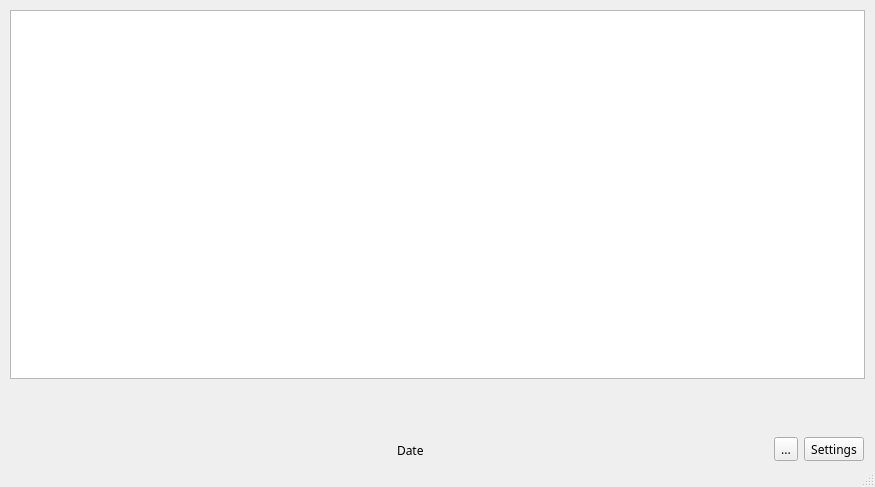
<?xml version="1.0" encoding="UTF-8"?>
<ui version="4.0">
 <class>MainWindow</class>
 <widget class="QMainWindow" name="MainWindow">
  <property name="geometry">
   <rect>
    <x>0</x>
    <y>0</y>
    <width>875</width>
    <height>487</height>
   </rect>
  </property>
  <property name="font">
   <font>
    <family>Futura</family>
    <bold>false</bold>
   </font>
  </property>
  <property name="windowTitle">
   <string>TAMU-SPE v1.0.0</string>
  </property>
  <property name="windowIcon">
   <iconset>
    <normaloff>:/Images/images/TAMUSPE_Square.ico</normaloff>:/Images/images/TAMUSPE_Square.ico</iconset>
  </property>
  <property name="iconSize">
   <size>
    <width>32</width>
    <height>32</height>
   </size>
  </property>
  <property name="toolButtonStyle">
   <enum>Qt::ToolButtonStyle::ToolButtonIconOnly</enum>
  </property>
  <property name="animated">
   <bool>true</bool>
  </property>
  <property name="documentMode">
   <bool>false</bool>
  </property>
  <property name="dockNestingEnabled">
   <bool>false</bool>
  </property>
  <property name="dockOptions">
   <set>QMainWindow::DockOption::AllowTabbedDocks|QMainWindow::DockOption::AnimatedDocks</set>
  </property>
  <property name="unifiedTitleAndToolBarOnMac">
   <bool>false</bool>
  </property>
  <widget class="QWidget" name="centralwidget">
   <layout class="QGridLayout" name="gridLayout">
    <property name="leftMargin">
     <number>10</number>
    </property>
    <property name="topMargin">
     <number>10</number>
    </property>
    <property name="rightMargin">
     <number>10</number>
    </property>
    <property name="bottomMargin">
     <number>0</number>
    </property>
    <property name="verticalSpacing">
     <number>6</number>
    </property>
    <item row="0" column="0">
     <layout class="QVBoxLayout" name="verticalLayout_3">
      <item>
       <layout class="QVBoxLayout" name="verticalLayout">
        <property name="spacing">
         <number>0</number>
        </property>
        <property name="bottomMargin">
         <number>0</number>
        </property>
        <item>
         <widget class="QTableWidget" name="table">
          <property name="statusTip">
           <string/>
          </property>
          <property name="lineWidth">
           <number>1</number>
          </property>
          <property name="editTriggers">
           <set>QAbstractItemView::EditTrigger::NoEditTriggers</set>
          </property>
          <property name="selectionBehavior">
           <enum>QAbstractItemView::SelectionBehavior::SelectRows</enum>
          </property>
          <property name="showGrid">
           <bool>true</bool>
          </property>
          <property name="sortingEnabled">
           <bool>true</bool>
          </property>
          <attribute name="horizontalHeaderShowSortIndicator" stdset="0">
           <bool>true</bool>
          </attribute>
          <attribute name="horizontalHeaderStretchLastSection">
           <bool>true</bool>
          </attribute>
          <attribute name="verticalHeaderVisible">
           <bool>false</bool>
          </attribute>
         </widget>
        </item>
        <item>
         <layout class="QHBoxLayout" name="horizontalLayout">
          <property name="spacing">
           <number>6</number>
          </property>
          <property name="topMargin">
           <number>2</number>
          </property>
          <property name="bottomMargin">
           <number>2</number>
          </property>
          <item>
           <widget class="QPushButton" name="logo">
            <property name="sizePolicy">
             <sizepolicy hsizetype="Minimum" vsizetype="Preferred">
              <horstretch>0</horstretch>
              <verstretch>0</verstretch>
             </sizepolicy>
            </property>
            <property name="maximumSize">
             <size>
              <width>101</width>
              <height>100</height>
             </size>
            </property>
            <property name="statusTip">
             <string>www.tamuspe.org -- Click here to visit our website</string>
            </property>
            <property name="icon">
             <iconset>
              <normaloff>:/Images/images/SPE_A_M_RGB_border.png</normaloff>:/Images/images/SPE_A_M_RGB_border.png</iconset>
            </property>
            <property name="iconSize">
             <size>
              <width>92</width>
              <height>72</height>
             </size>
            </property>
            <property name="flat">
             <bool>true</bool>
            </property>
           </widget>
          </item>
          <item>
           <spacer name="horizontalSpacer_2">
            <property name="orientation">
             <enum>Qt::Orientation::Horizontal</enum>
            </property>
            <property name="sizeHint" stdset="0">
             <size>
              <width>40</width>
              <height>20</height>
             </size>
            </property>
           </spacer>
          </item>
          <item alignment="Qt::AlignmentFlag::Qt::AlignmentFlag::AlignBottom">
           <widget class="QLabel" name="date">
            <property name="minimumSize">
             <size>
              <width>0</width>
              <height>25</height>
             </size>
            </property>
            <property name="statusTip">
             <string/>
            </property>
            <property name="text">
             <string>Date</string>
            </property>
            <property name="margin">
             <number>3</number>
            </property>
            <property name="indent">
             <number>-1</number>
            </property>
           </widget>
          </item>
          <item>
           <spacer name="horizontalSpacer">
            <property name="orientation">
             <enum>Qt::Orientation::Horizontal</enum>
            </property>
            <property name="sizeHint" stdset="0">
             <size>
              <width>40</width>
              <height>20</height>
             </size>
            </property>
           </spacer>
          </item>
          <item>
           <layout class="QVBoxLayout" name="verticalLayout_2">
            <property name="spacing">
             <number>0</number>
            </property>
            <property name="topMargin">
             <number>5</number>
            </property>
            <item alignment="|Qt::AlignmentFlag::AlignTop">
             <widget class="QLabel" name="offline_label">
              <property name="maximumSize">
               <size>
                <width>16777215</width>
                <height>12</height>
               </size>
              </property>
              <property name="font">
               <font>
                <family>Futura</family>
                <pointsize>9</pointsize>
                <bold>false</bold>
               </font>
              </property>
              <property name="text">
               <string/>
              </property>
             </widget>
            </item>
            <item alignment="|Qt::AlignmentFlag::AlignTop">
             <widget class="QLabel" name="offline_notification">
              <property name="font">
               <font>
                <family>Futura</family>
                <pointsize>9</pointsize>
                <bold>false</bold>
               </font>
              </property>
              <property name="text">
               <string/>
              </property>
             </widget>
            </item>
            <item>
             <spacer name="verticalSpacer">
              <property name="orientation">
               <enum>Qt::Orientation::Vertical</enum>
              </property>
              <property name="sizeType">
               <enum>QSizePolicy::Policy::Fixed</enum>
              </property>
              <property name="sizeHint" stdset="0">
               <size>
                <width>20</width>
                <height>23</height>
               </size>
              </property>
             </spacer>
            </item>
            <item>
             <layout class="QHBoxLayout" name="horizontalLayout_4">
              <property name="spacing">
               <number>6</number>
              </property>
              <property name="topMargin">
               <number>0</number>
              </property>
              <property name="rightMargin">
               <number>1</number>
              </property>
              <property name="bottomMargin">
               <number>2</number>
              </property>
              <item>
               <widget class="QToolButton" name="refresh">
                <property name="statusTip">
                 <string>Refresh -- CTL + R</string>
                </property>
                <property name="text">
                 <string>...</string>
                </property>
                <property name="icon">
                 <iconset>
                  <normaloff>:/Images/images/icons8-refresh-50.png</normaloff>:/Images/images/icons8-refresh-50.png</iconset>
                </property>
                <property name="iconSize">
                 <size>
                  <width>16</width>
                  <height>16</height>
                 </size>
                </property>
                <property name="shortcut">
                 <string>Ctrl+R</string>
                </property>
               </widget>
              </item>
              <item>
               <widget class="QToolButton" name="settings">
                <property name="statusTip">
                 <string>Settings</string>
                </property>
                <property name="text">
                 <string>Settings</string>
                </property>
                <property name="icon">
                 <iconset>
                  <normaloff>:/Images/images/icons8-settings-50.png</normaloff>:/Images/images/icons8-settings-50.png</iconset>
                </property>
                <property name="iconSize">
                 <size>
                  <width>16</width>
                  <height>16</height>
                 </size>
                </property>
                <property name="popupMode">
                 <enum>QToolButton::ToolButtonPopupMode::DelayedPopup</enum>
                </property>
                <property name="toolButtonStyle">
                 <enum>Qt::ToolButtonStyle::ToolButtonTextBesideIcon</enum>
                </property>
                <property name="autoRaise">
                 <bool>false</bool>
                </property>
                <property name="arrowType">
                 <enum>Qt::ArrowType::NoArrow</enum>
                </property>
               </widget>
              </item>
             </layout>
            </item>
           </layout>
          </item>
         </layout>
        </item>
       </layout>
      </item>
     </layout>
    </item>
   </layout>
  </widget>
  <widget class="QMenuBar" name="menubar">
   <property name="geometry">
    <rect>
     <x>0</x>
     <y>0</y>
     <width>875</width>
     <height>21</height>
    </rect>
   </property>
  </widget>
  <widget class="QStatusBar" name="statusbar"/>
 </widget>
 <resources>
  <include location="resources.qrc"/>
 </resources>
 <connections/>
</ui>
